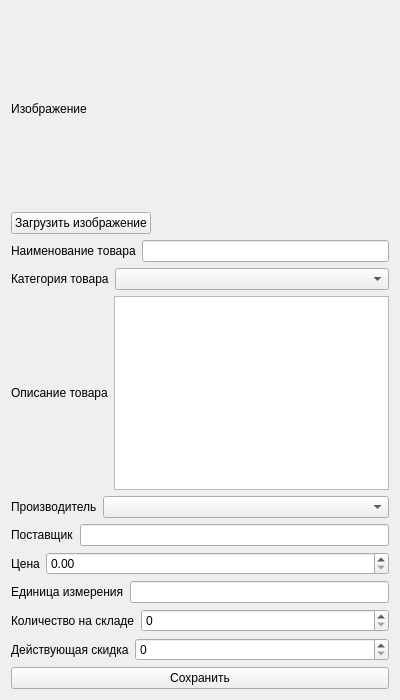
<?xml version="1.0" encoding="UTF-8"?>
<ui version="4.0">
    <class>Form</class>
    <widget class="QWidget" name="Form">
        <property name="geometry">
            <rect>
                <x>0</x>
                <y>0</y>
                <width>400</width>
                <height>700</height>
            </rect>
        </property>
        <property name="sizePolicy">
            <sizepolicy hsizetype="Fixed" vsizetype="Fixed">
                <horstretch>0</horstretch>
                <verstretch>0</verstretch>
            </sizepolicy>
        </property>
        <property name="windowTitle">
            <string>Form</string>
        </property>
        <layout class="QVBoxLayout" name="verticalLayout_2">
            <item>
                <layout class="QVBoxLayout" name="verticalLayout">
                    <item>
                        <layout class="QHBoxLayout" name="horizontalLayout">
                            <item>
                                <widget class="QLabel" name="label">
                                    <property name="sizePolicy">
                                        <sizepolicy hsizetype="Maximum"
                                                    vsizetype="Preferred">
                                            <horstretch>0</horstretch>
                                            <verstretch>0</verstretch>
                                        </sizepolicy>
                                    </property>
                                    <property name="text">
                                        <string>Изображение</string>
                                    </property>
                                    <property name="alignment">
                                        <set>Qt::AlignCenter</set>
                                    </property>
                                </widget>
                            </item>
                            <item>
                                <widget class="QLabel" name="item_image_label">
                                    <property name="text">
                                        <string/>
                                    </property>
                                    <property name="pixmap">
                                        <pixmap>../../../media/picture.png
                                        </pixmap>
                                    </property>
                                    <property name="alignment">
                                        <set>Qt::AlignCenter</set>
                                    </property>
                                </widget>
                            </item>
                        </layout>
                    </item>
                    <item>
                        <layout class="QHBoxLayout" name="horizontalLayout_12">
                            <item>
                                <widget class="QPushButton"
                                        name="item_upload_photo_button">
                                    <property name="text">
                                        <string>Загрузить изображение</string>
                                    </property>
                                </widget>
                            </item>
                            <item>
                                <spacer name="horizontalSpacer">
                                    <property name="orientation">
                                        <enum>Qt::Horizontal</enum>
                                    </property>
                                    <property name="sizeHint" stdset="0">
                                        <size>
                                            <width>40</width>
                                            <height>20</height>
                                        </size>
                                    </property>
                                </spacer>
                            </item>
                        </layout>
                    </item>
                    <item>
                        <layout class="QHBoxLayout" name="horizontalLayout_3">
                            <item>
                                <widget class="QLabel" name="label_2">
                                    <property name="text">
                                        <string>Наименование товара</string>
                                    </property>
                                </widget>
                            </item>
                            <item>
                                <widget class="QLineEdit"
                                        name="item_name_line_edit">
                                    <property name="sizePolicy">
                                        <sizepolicy hsizetype="Expanding"
                                                    vsizetype="Fixed">
                                            <horstretch>0</horstretch>
                                            <verstretch>0</verstretch>
                                        </sizepolicy>
                                    </property>
                                </widget>
                            </item>
                        </layout>
                    </item>
                    <item>
                        <layout class="QHBoxLayout" name="horizontalLayout_4">
                            <item>
                                <widget class="QLabel" name="label_3">
                                    <property name="text">
                                        <string>Категория товара</string>
                                    </property>
                                </widget>
                            </item>
                            <item>
                                <widget class="QComboBox"
                                        name="item_category_combo_box">
                                    <property name="sizePolicy">
                                        <sizepolicy hsizetype="Expanding"
                                                    vsizetype="Fixed">
                                            <horstretch>0</horstretch>
                                            <verstretch>0</verstretch>
                                        </sizepolicy>
                                    </property>
                                </widget>
                            </item>
                        </layout>
                    </item>
                    <item>
                        <layout class="QHBoxLayout" name="horizontalLayout_5">
                            <item>
                                <widget class="QLabel" name="label_4">
                                    <property name="text">
                                        <string>Описание товара</string>
                                    </property>
                                </widget>
                            </item>
                            <item>
                                <widget class="QPlainTextEdit"
                                        name="item_description_plain_text_edit">
                                    <property name="sizePolicy">
                                        <sizepolicy hsizetype="Expanding"
                                                    vsizetype="Preferred">
                                            <horstretch>0</horstretch>
                                            <verstretch>0</verstretch>
                                        </sizepolicy>
                                    </property>
                                    <property name="plainText">
                                        <string/>
                                    </property>
                                </widget>
                            </item>
                        </layout>
                    </item>
                    <item>
                        <layout class="QHBoxLayout" name="horizontalLayout_6">
                            <item>
                                <widget class="QLabel" name="label_5">
                                    <property name="text">
                                        <string>Производитель</string>
                                    </property>
                                </widget>
                            </item>
                            <item>
                                <widget class="QComboBox"
                                        name="item_producer_combo_box">
                                    <property name="sizePolicy">
                                        <sizepolicy hsizetype="Expanding"
                                                    vsizetype="Fixed">
                                            <horstretch>0</horstretch>
                                            <verstretch>0</verstretch>
                                        </sizepolicy>
                                    </property>
                                </widget>
                            </item>
                        </layout>
                    </item>
                    <item>
                        <layout class="QHBoxLayout" name="horizontalLayout_7">
                            <item>
                                <widget class="QLabel" name="label_6">
                                    <property name="text">
                                        <string>Поставщик</string>
                                    </property>
                                </widget>
                            </item>
                            <item>
                                <widget class="QLineEdit"
                                        name="item_supplier_line_edit"/>
                            </item>
                        </layout>
                    </item>
                    <item>
                        <layout class="QHBoxLayout" name="horizontalLayout_8">
                            <item>
                                <widget class="QLabel" name="label_7">
                                    <property name="text">
                                        <string>Цена</string>
                                    </property>
                                </widget>
                            </item>
                            <item>
                                <widget class="QDoubleSpinBox"
                                        name="item_price_double_spin_box">
                                    <property name="sizePolicy">
                                        <sizepolicy hsizetype="Expanding"
                                                    vsizetype="Fixed">
                                            <horstretch>0</horstretch>
                                            <verstretch>0</verstretch>
                                        </sizepolicy>
                                    </property>
                                    <property name="maximum">
                                        <double>100000000.000000000000000
                                        </double>
                                    </property>
                                    <property name="value">
                                        <double>0.000000000000000</double>
                                    </property>
                                </widget>
                            </item>
                        </layout>
                    </item>
                    <item>
                        <layout class="QHBoxLayout" name="horizontalLayout_9">
                            <item>
                                <widget class="QLabel" name="label_8">
                                    <property name="text">
                                        <string>Единица измерения</string>
                                    </property>
                                </widget>
                            </item>
                            <item>
                                <widget class="QLineEdit"
                                        name="item_measure_line_edit"/>
                            </item>
                        </layout>
                    </item>
                    <item>
                        <layout class="QHBoxLayout" name="horizontalLayout_10">
                            <item>
                                <widget class="QLabel" name="label_9">
                                    <property name="text">
                                        <string>Количество на складе</string>
                                    </property>
                                </widget>
                            </item>
                            <item>
                                <widget class="QSpinBox"
                                        name="item_stock_quantity_spin_box">
                                    <property name="sizePolicy">
                                        <sizepolicy hsizetype="Expanding"
                                                    vsizetype="Fixed">
                                            <horstretch>0</horstretch>
                                            <verstretch>0</verstretch>
                                        </sizepolicy>
                                    </property>
                                    <property name="maximum">
                                        <number>100000000</number>
                                    </property>
                                </widget>
                            </item>
                        </layout>
                    </item>
                    <item>
                        <layout class="QHBoxLayout" name="horizontalLayout_11">
                            <item>
                                <widget class="QLabel" name="label_10">
                                    <property name="text">
                                        <string>Действующая скидка</string>
                                    </property>
                                </widget>
                            </item>
                            <item>
                                <widget class="QSpinBox"
                                        name="item_current_discount_spin_box">
                                    <property name="sizePolicy">
                                        <sizepolicy hsizetype="Expanding"
                                                    vsizetype="Fixed">
                                            <horstretch>0</horstretch>
                                            <verstretch>0</verstretch>
                                        </sizepolicy>
                                    </property>
                                    <property name="maximum">
                                        <number>100</number>
                                    </property>
                                </widget>
                            </item>
                        </layout>
                    </item>
                    <item>
                        <layout class="QHBoxLayout" name="horizontalLayout_13">
                            <item>
                                <widget class="QPushButton"
                                        name="submit_button">
                                    <property name="text">
                                        <string>Сохранить</string>
                                    </property>
                                </widget>
                            </item>
                        </layout>
                    </item>
                </layout>
            </item>
        </layout>
    </widget>
    <resources/>
    <connections/>
</ui>
